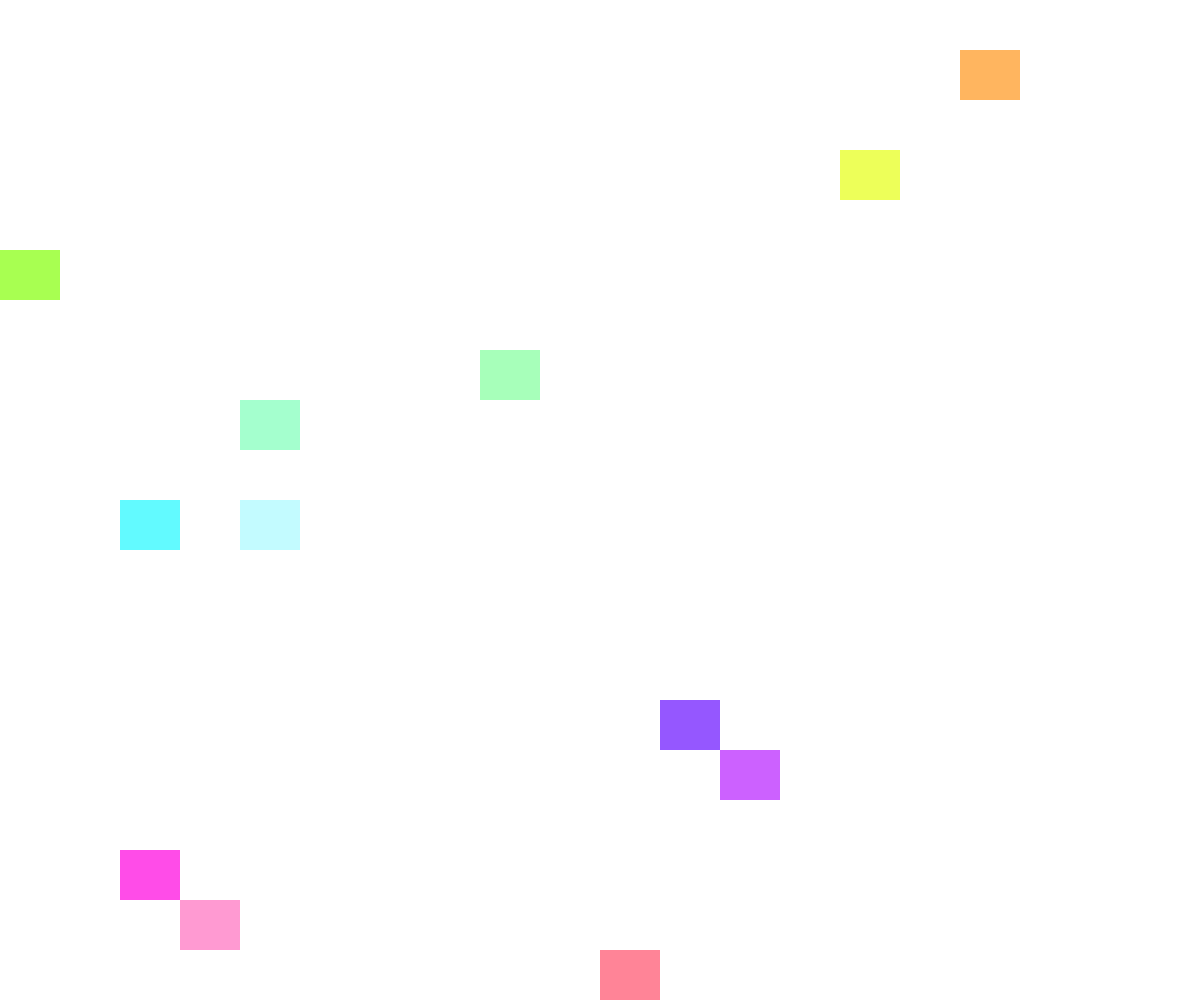
Frame 1 (no input)
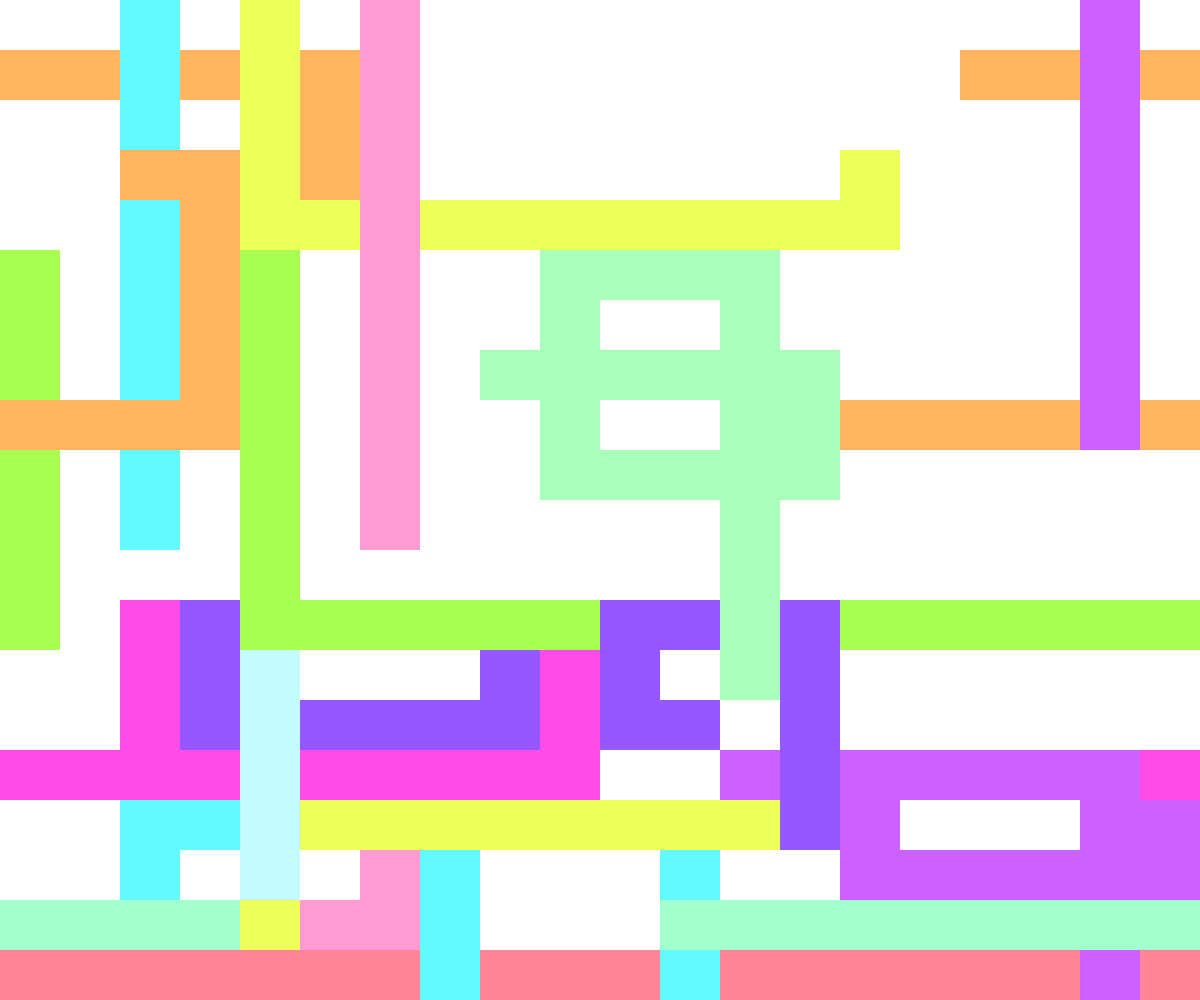
Frame 60 (no input)
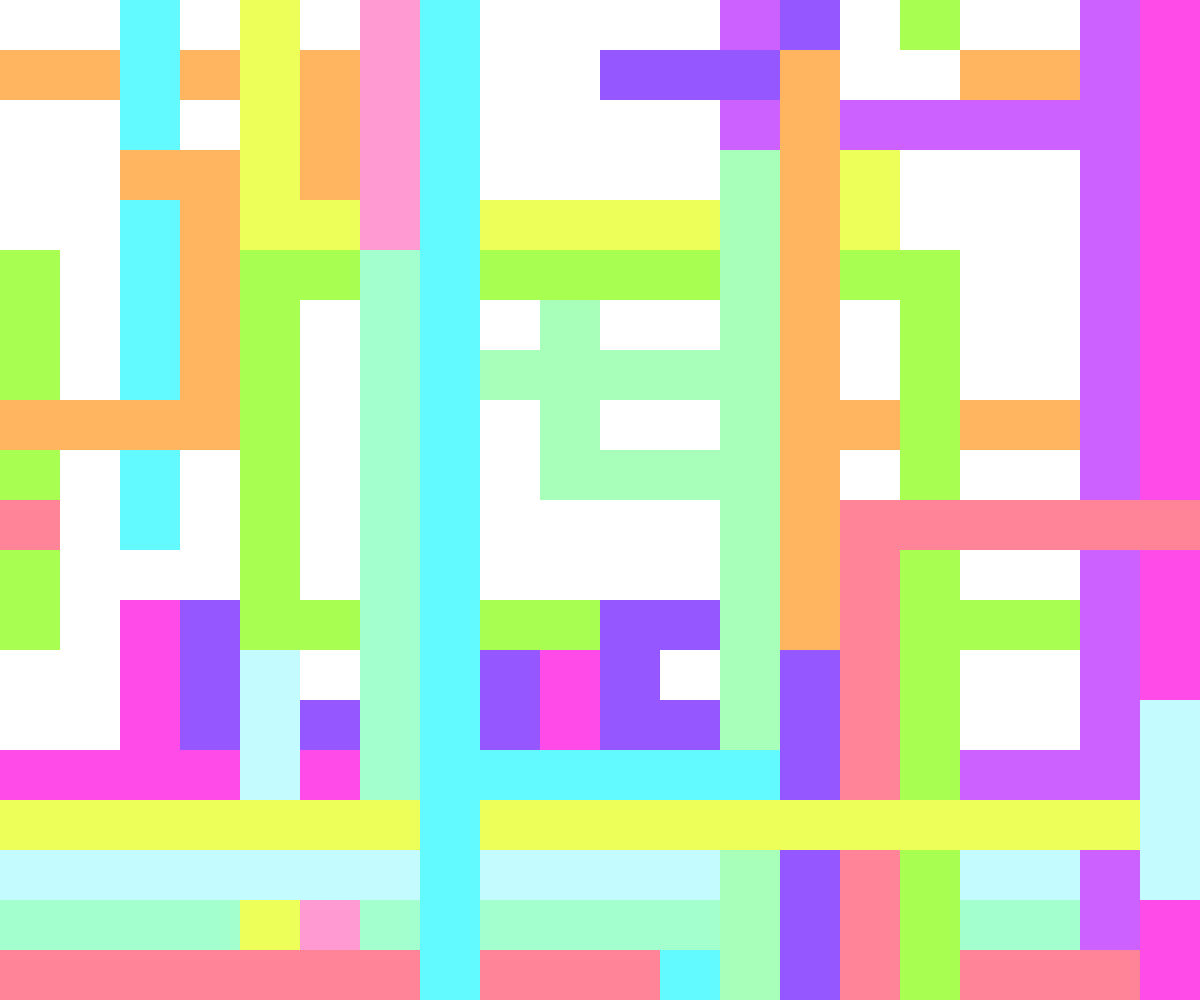
Frame 120 (the mouse pressed at the canvas centre since frame 60)

The p5.js sketch that drew these frames (run headless with seeded random() and noise() and a simulated clock; from frame 60 on, the mouse is pressed at the canvas centre):

// p5.js sketch
// ── sketch.js
function setup() {
  createCanvas(innerWidth, innerHeight);
  frameRate(20);
  looping = true;
  colorMode(HSB, 1, 1, 1);
  noStroke();
  num_rows = 20;
  num_tiles = num_rows * num_rows;
  tile_width = width / num_rows;
  tile_height = height / num_rows;
  tiles = [];
  for (let j = 0; j < num_rows; j++) {
    for (let i = 0; i < num_rows; i++) {
      if (Math.random() < 0.03) {
        tile_x = (i / num_rows) * width;
        tile_y = (j / num_rows) * height;
        tile_number = i + j * num_rows;
        tile_hue = map(tile_number, 0, num_tiles, 0, 1);
        tile = new Tile(tile_height, tile_width, tile_x, tile_y, tile_hue);
        tile.dir = int(random(0, 4));
        tiles.push(tile);
      }
    }
  }
}

function draw() {
  // background(0);
  for (let tile of tiles) {
    spread = 15;
    tile.draw();
    if (tile.dir == 0) {
      tile.move(int(random(0, 2)) * tile.width, 0);
    } else if (tile.dir == 1) {
      tile.move(0, int(random(0, 2)) * tile.height);
    } else if (tile.dir == 2) {
      tile.move(int(random(0, 2)) * -tile.width, 0);
    } else if (tile.dir == 3) {
      tile.move(0, int(random(0, 2)) * -tile.height);
    }
    if (Math.random() < 0.04) {
      tile.dir = (tile.dir + 1) % 4;
    }
    tile.wrap();
  }
}

class Tile {
  constructor(tile_height, tile_width, x, y, tile_hue) {
    this.x = x;
    this.y = y;
    this.width = tile_width;
    this.height = tile_height;
    this.hue = tile_hue;
    this.setColor();
  }
  setColor() {
    push();
    colorMode(HSB, 1, 1, 1);
    this.color = color(this.hue, random(0.2, 0.8), 1);
    pop();
  }
  draw() {
    fill(this.color);
    rect(this.x, this.y, this.width, this.height);
  }
  move(dx, dy) {
    this.x += dx;
    this.y += dy;
  }
  wrap() {
    if (this.x > width) {
      this.x = 0;
    }
    if (this.x < 0) {
      this.x = width;
    }
    if (this.y > height) {
      this.y = 0;
    }
    if (this.y < 0) {
      this.y = height;
    }
  }
}

class RandomTile extends Tile {
  constructor(tile_height) {
    super();
    this.x = random(width);
    this.y = random(height);
    this.height = tile_height;
    this.hue = random(1);
    this.setColor();
  }
  setColor() {
    push();
    colorMode(HSB, 1, 1, 1);
    this.color = color(this.hue, 1, 1);
    pop();
  }
  draw() {
    fill(this.color);
    rect(this.x, this.y, this.height, this.height);
  }
}

function mousePressed() {
  if (looping) {
    noLoop();
    looping = false;
  } else {
    loop();
    looping = true;
  }
}
